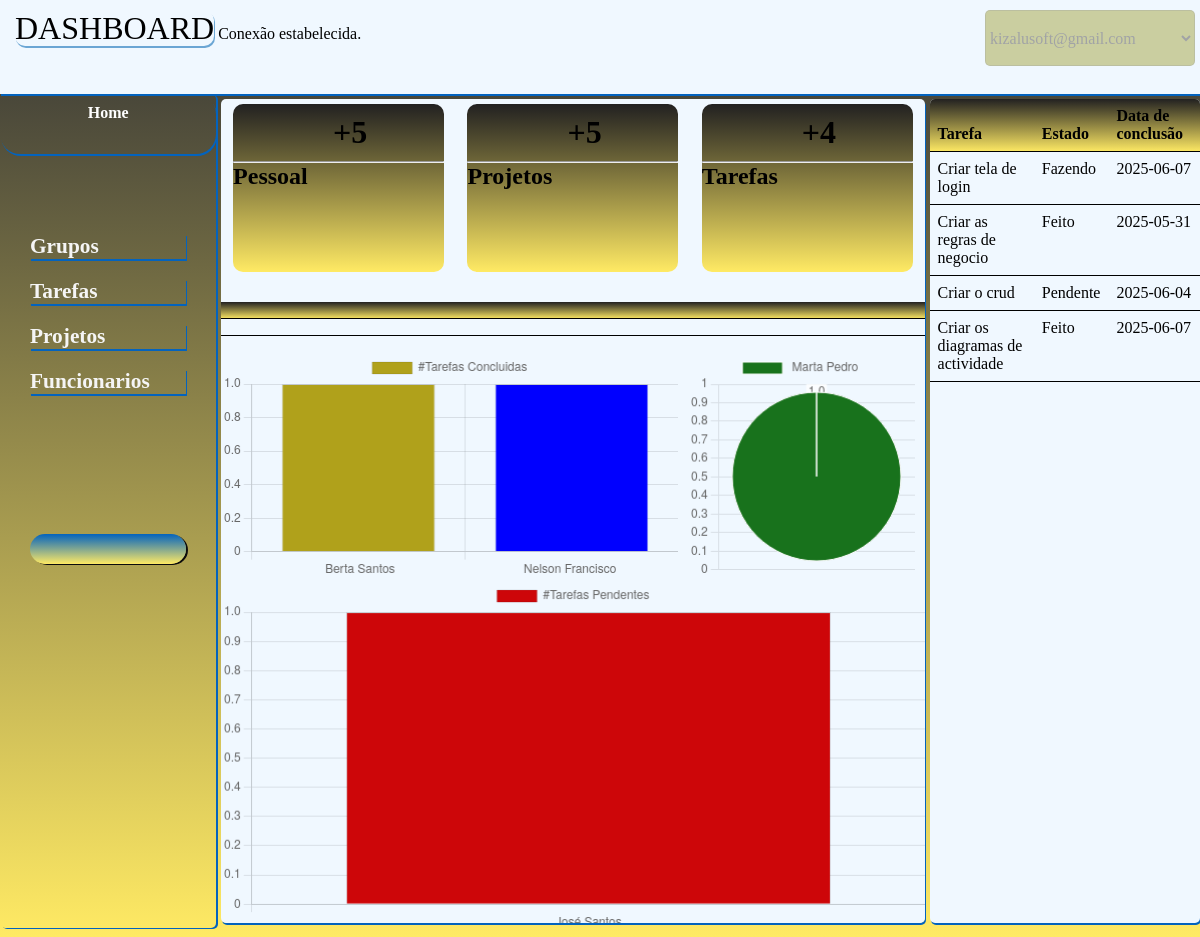
/view/dashboard.php (signed in), run on the app's committed database.
### tables this page shows
CREATE TABLE IF NOT EXISTS `tarefas` (
  `id` int NOT NULL AUTO_INCREMENT,
  `designacao` varchar(100) NOT NULL,
  `estado` enum('Fazendo','Feito','Pendente') NOT NULL,
  `data_inicio` date NOT NULL,
  `data_conclusao` date NOT NULL,
  `id_projeto` int NOT NULL,
  PRIMARY KEY (`id`),
  KEY `id_projeto` (`id_projeto`),
  CONSTRAINT `tarefas_ibfk_1` FOREIGN KEY (`id_projeto`) REFERENCES `projetos` (`id`) ON DELETE CASCADE
);

### view/dashboard.php (the view, shortened to what this page needs)
<!DOCTYPE html>
<html lang="en">
<head>
  <link rel="stylesheet" href="dasboard.css">
  <link href='https://cdn.boxicons.com/fonts/basic/boxicons.min.css' rel='stylesheet'>
</head>
<body>
  <div class="principal">
    <div class="menuSuperio">
      <div class="user">
        <div class="dashboard">
          <a href="dashboard.php">DASHBOARD</a>
          <?php
          include_once('../controller/conexao.php');
          $userm = $_SESSION['login'];
          $tipoU = $_SESSION['tipo'];
          $sql = "SELECT tarefas.id, tarefas.designacao, tarefas.estado,tarefas.data_inicio,tarefas.data_conclusao,
                                   pessoal.id AS 'pessoa_id', pessoal.nome, projetos.designacao AS 'projeto'
                             FROM tarefas JOIN pessoal_tarefas ON(tarefas.id=pessoal_tarefas.tarefa_id)
  				                              	JOIN pessoal ON(pessoal.id=pessoal_tarefas.pessoa_id)
  					                              JOIN projetos ON(projetos.id=tarefas.id_projeto)
  	                       	ORDER BY  pessoal_tarefas.data_atribuicao	DESC ;";
          $tarefas = mysqli_query($conector, $sql);
          $sql = "SELECT *FROM projetos;";
          $projetos = mysqli_query($conector, $sql);
          $sql1 = "SELECT *FROM pessoal;";
          $pessoal = mysqli_query($conector, $sql1);
          $qtdpprojetos = mysqli_num_rows($projetos);
          $qtdtarefas = mysqli_num_rows($tarefas);
          $qtdpessoal = mysqli_num_rows($pessoal);
          $funcionario = [];
          $qtd = [];
          $sqld = "SELECT pessoal.nome, COUNT(tarefas.estado) AS 'qtd'
      FROM pessoal JOIN pessoal_tarefas ON(pessoal.id=pessoal_tarefas.pessoa_id)
      				JOIN tarefas ON(tarefas.id=pessoal_tarefas.tarefa_id)
      WHERE tarefas.estado='Feito'
      GROUP BY pessoal.nome;";
          $pessoald = mysqli_query($conector, $sqld);
          while ($listad = mysqli_fetch_assoc($pessoald)) {
            $funcionario[] = $listad['nome'];
            $qtd[] = $listad['qtd'];
          }
          $nomeP1 = implode("','", $funcionario);
          $qtdF = implode("','", $qtd);
          $funcionarioP=[];
          $qtdP=[];
               $sqld = "SELECT pessoal.nome, COUNT(tarefas.estado) AS 'qtd'
      FROM pessoal JOIN pessoal_tarefas ON(pessoal.id=pessoal_tarefas.pessoa_id)
      				JOIN tarefas ON(tarefas.id=pessoal_tarefas.tarefa_id)
      WHERE tarefas.estado='Pendente'
      GROUP BY pessoal.nome;";
          $pessoalP = mysqli_query($conector, $sqld);
          while ($listad = mysqli_fetch_assoc($pessoalP)) {
            $funcionarioP[] = $listad['nome'];
            $qtdP[] = $listad['qtd'];
          }
          $nomeTP = implode("','", $funcionarioP);
          $qtdTP = implode("','", $qtdP);
          $funcionarioE=[];
          $qtdE=[];
               $sqld = "SELECT pessoal.nome, COUNT(tarefas.estado) AS 'qtd'
      FROM pessoal JOIN pessoal_tarefas ON(pessoal.id=pessoal_tarefas.pessoa_id)
      				JOIN tarefas ON(tarefas.id=pessoal_tarefas.tarefa_id)
      WHERE tarefas.estado='Fazendo'
      GROUP BY pessoal.nome;";
          $pessoalE = mysqli_query($conector, $sqld);
          while ($listad = mysqli_fetch_assoc($pessoalE)) {
            $funcionarioE[] = $listad['nome'];
            $qtdE[] = $listad['qtd'];
          }
          $nomeTE = implode("','", $funcionarioE);
          $qtdTE = implode("','", $qtdE);
          ?>
        </div>
        <div class="perfil">
          <select name="" id="" disabled>
            <option value="" selected><?php print $userm; ?></option>
          </select>
        </div>
      </div>
    </div>
    <div class="conteudo">
      <div class="menuEsquerdo">
        <a href="index.php">
          <li class="ativar"><strong>Home</strong></li>
        </a>
        <ul>
          <a href="grupos.php">
            <li> <i class='bxr  bx-community'></i> <strong>Grupos</strong></li>
          </a>
          <a href="tarefas.php">
            <li><i class='bxr  bx-calendar-check'></i> <strong>Tarefas</strong></li>
          </a>
          <a href="projectos.php">
            <li><i class='bxr  bx-list-square'></i> <strong>Projetos</strong></li>
          </a>
          <?php
          if ($tipoU == 'admin') {
            print "
                         <a href='pessoas.php'>
                              <li><i class='bxr  bx-user'  ></i> <strong>Funcionarios</strong></li>
                         </a>";
          }
          ?>
          <a href="../controller/logout.php">
            <li class="sair"><i class='bx  bx-arrow-out-up-square-half'></i> </li>
          </a>
        </ul>
      </div>
      <div class="graficos">
        <div class="cartao">
          <div class="item">
            <div class="info">
              <div>
                <h1>+<?php echo $qtdpessoal; ?> </h1>
              </div>
            </div>
            <hr>
            <h2>Pessoal</h2>
          </div>
          <div class="item">
            <div class="info">
              <div>
                <h1>+<?php echo $qtdpprojetos; ?></h1>
              </div>
            </div>
            <hr>
            <h2>Projetos</h2>
          </div>
          <div class="item">
            <div class="info">
              <div>
                <h1>+<?php echo $qtdtarefas; ?> </h1>
              </div>
            </div>
            <hr>
            <h2>Tarefas</h2>
          </div>
        </div>
        <table class="table">
          <thead>
            <th></th>
            <th></th>
            <th></th>
            <th></th>
          </thead>
          <tbody>
            <tr>
              <td></td>
              <td></td>
              <td></td>
              <td></td>
            </tr>
          </tbody>
        </table>
          <div class="relatorio">
            <div>
              <canvas id="myChart" class="chart1"></canvas>
            </div>
            <div>
              <canvas id="myChart1"></canvas>
            </div>
          </div>
           <div>
              <canvas id="myChart2"></canvas>
            </div>
      </div>
      <div class="detalhesDireito">
        <table class="table" style="margin-top: 0px;">
          <thead>
            <th>Tarefa</th>
            <th>Estado</th>
            <th>Data de conclusão</th>
          </thead>
          <tbody>
            <?php
            while ($listat = mysqli_fetch_assoc($tarefas)) {
              $nome = $listat['designacao'];
              $estado = $listat['estado'];
              $datac = $listat['data_conclusao'];
              echo " <tr>
                          <td>$nome</td>
                          <td>$estado</td>
                          <td>$datac</td>
                        </tr>";
            }
            ?>
          </tbody>
        </table>
      </div>
    </div>
  </div>
</body>
<script>
  const ctx = document.getElementById('myChart');
  new Chart(ctx, {
    type: 'bar',
    data: {
      labels: [' <?php echo $nomeP1; ?> '],
      datasets: [{
        label: '#Tarefas Concluidas',
        data: ['<?php echo $qtdF; ?>'],
        backgroundColor: [' rgb(176, 161, 27)', 'Blue', 'green', 'red'],
        borderWidth: 1
      }]
    },
    options: {
      scales: {
        y: {
          beginAtZero: true
        }
      }
    }
  });
  const ctx1 = document.getElementById('myChart1');
  new Chart(ctx1, {
    type: 'polarArea',
    data: {
      labels: [' <?php echo $nomeTE; ?> '],
      datasets: [{
        label: '#Tarefas Em Execução',
        data: ['<?php echo $qtdTE; ?>'],
        backgroundColor: [' rgb(24, 114, 28)', 'Blue', 'green', 'red'],
        borderWidth: 1
      }]
    },
    options: {
      scales: {
        y: {
          beginAtZero: true
        }
      }
    }
  });
  const ctx2 = document.getElementById('myChart2');
  new Chart(ctx2, {
    type: 'bar',
    data: {
      labels: [' <?php echo $nomeTP; ?> '],
      datasets: [{
        label: '#Tarefas Pendentes',
        data: ['<?php echo $qtdTP; ?>'],
        backgroundColor: [' rgb(205, 6, 9)', 'Blue', 'green', 'red'],
        borderWidth: 1
      }]
    },
    options: {
      scales: {
        y: {
          beginAtZero: true
        }
      }
    }
  });
</script>
</html>

### controller/conexao.php
<?php
$servidor="localhost";
$porta=3306;
$database="gtarefasbd";
$user="root";
$password="";
if($conector=mysqli_connect($servidor,$user,$password,$database,$porta) or die("Erro de conexão"))
        echo "Conexão estabelecida.<br>";
    else
       echo "Sem conexão verifica a disponibilidade do servidor.";
?>

### view/dasboard.css (style rules this page uses)
* { margin: 0; padding: 0; }
body { height: 100vh; width: 100%; overflow: hidden; }
.principal { overflow: hidden; height: 100vh; background: linear-gradient(rgb(53, 53, 53), rgb(255, 234, 100)); }
.principal .menuSuperio { width: 100%; height: 10vh; background-color: aliceblue; box-shadow: 1px 2px rgb(3, 99, 190); }
.principal .menuSuperio .user { display: flex; padding-top: 10px; }
.principal .menuSuperio .user .dashboard { width: 50%; }
.principal .menuSuperio .user .dashboard a { text-decoration: none; color: #000; height:6vh; font-size: 24pt; text-align: center; margin-left: 15px; border-radius: 10px; box-shadow: 1px 2px rgba(22, 114, 185, 0.609); }
.principal .menuSuperio .user .perfil { width: 50%; }
.principal .menuSuperio .user .perfil select { float: right; height: 6vh; width: 35%; background-color: #bbbd79; border-radius: 5px; margin-right: 5px; font-size: medium; font-style: inherit; font-family: Georgia, Times, 'Times New Roman', serif; }
.principal .conteudo { display: flex; }
.principal .conteudo .menuEsquerdo { height: 89vh; width: 20%; margin-right: 5px; background: transparent; border-bottom-left-radius: 5px; border-bottom-right-radius: 5px; border-top-right-radius: 5px; box-shadow: 2px 1px rgb(3, 99, 190); }
.principal .conteudo .menuEsquerdo ul { margin: 30px; margin-top: 80px; }
.principal .conteudo .menuEsquerdo li { list-style: none; margin-bottom: 10px; }
.principal .conteudo .menuEsquerdo ul li { margin-top: 20px; font-size: 16pt; box-shadow: 1px 2px rgb(3, 99, 190); }
.principal .conteudo .menuEsquerdo a { text-decoration: none; font-family: Cambria, Cochin, Georgia, Times, 'Times New Roman', serif; font-style: inherit; color: whitesmoke; text-decoration: wavy; text-decoration-color: rgb(28, 110, 244); }
.principal .conteudo .menuEsquerdo ul .sair { margin-top: 90%; background: linear-gradient(rgb(3, 99, 190), rgb(255, 234, 100)); text-align: center; color: white; height: 25px; padding-top: 5px; border-radius: 20px; box-shadow: 2px 1px rgb(12, 12, 12); }
.principal .conteudo .menuEsquerdo .ativar { text-align: center; border-style: none; color: white; box-shadow: 1px 2px rgb(3, 99, 190); border-radius: 20px; height: 50px; padding-top: 10px; }
.principal .conteudo .graficos { margin-top: 5px; height: 88vh; width: 65%; margin-right: 5px; margin-bottom: 5px; background-color: aliceblue; border-radius: 5px; box-shadow: 1px 2px rgb(3, 99, 190); overflow: auto; }
.principal .conteudo .detalhesDireito { margin-top: 5px; margin-bottom: 5px; height: 88vh; width: 25%; border-radius: 5px; background-color: aliceblue; box-shadow: 1px 2px rgb(3, 99, 190); overflow: auto; }
.principal .conteudo .graficos .cartao { display: flex; padding-top: 5px; }
.principal .conteudo .graficos .cartao .item { margin: auto; width: 30%; height: 18vh; border-radius: 10px; background: linear-gradient(rgb(34, 33, 33), rgb(255, 234, 100)); }
.principal .conteudo .graficos .cartao .item .info { display: flex; margin: auto; }
.principal .conteudo .graficos .cartao .item .info div { margin: 10px; }
.principal .conteudo .graficos .cartao .item .info div h1 { float: right; margin-left: 70px; }
table { caption-side: bottom; border-collapse: collapse; margin-top: 50px; }
th { text-align: inherit; text-align: -webkit-match-parent; }
thead, tbody, tfoot, tr, td, th { border-color: inherit; border-style: solid; border-width: 0; }
.table { --bs-table-color: var(--bs-body-color); --bs-table-bg: transparent; --bs-table-border-color: var(--bs-border-color); --bs-table-accent-bg: transparent; --bs-table-striped-color: var(--bs-body-color); --bs-table-striped-bg: rgba(0, 0, 0, 0.05); --bs-table-active-color: var(--bs-body-color); --bs-table-active-bg: rgba(0, 0, 0, 0.1); --bs-table-hover-color: var(--bs-body-color); --bs-table-hover-bg: rgba(0, 0, 0, 0.075); width: 100%; margin-bottom: 1rem; color: var(--bs-table-color); vertical-align: top; border-color: var(--bs-table-border-color); margin-top: 30px; }
.table > :not(caption) > * > * { padding: 0.5rem 0.5rem; background-color: var(--bs-table-bg); border-bottom-width: 1px; box-shadow: inset 0 0 0 9999px var(--bs-table-accent-bg); }
.table > tbody { vertical-align: inherit; }
.table > thead { vertical-align: bottom; background: linear-gradient(rgb(34, 33, 33), rgb(255, 234, 100)); }
#myChart { height: 300px; }
.relatorio { display: flex; }
.chart1 { width: 30%; }

### view/dashboard.php (style rules this page uses)
.relatorio { display: flex; }
.relatorio canvas { width: 100%; margin-right: 10px; }

### data on the page
tarefas: designacao "Criar tela de login", estado "Fazendo", data_conclusao "2025-06-07"
tarefas: designacao "Criar as regras de negocio", estado "Feito", data_conclusao "2025-05-31"
tarefas: designacao "Criar o crud", estado "Pendente", data_conclusao "2025-06-04"
tarefas: designacao "Criar os diagramas de actividade", estado "Feito", data_conclusao "2025-06-07"

### other printed values
$qtdpessoal "5"
$qtdpprojetos "5"
$qtdtarefas "4"
form field value "kizalusoft@gmail.com"
chart data {{ $nomeP1 }} Berta Santos','Nelson Francisco
chart data {{ $qtdF }} 1','1
chart data {{ $nomeTE }} Marta Pedro
chart data {{ $qtdTE }} 1
